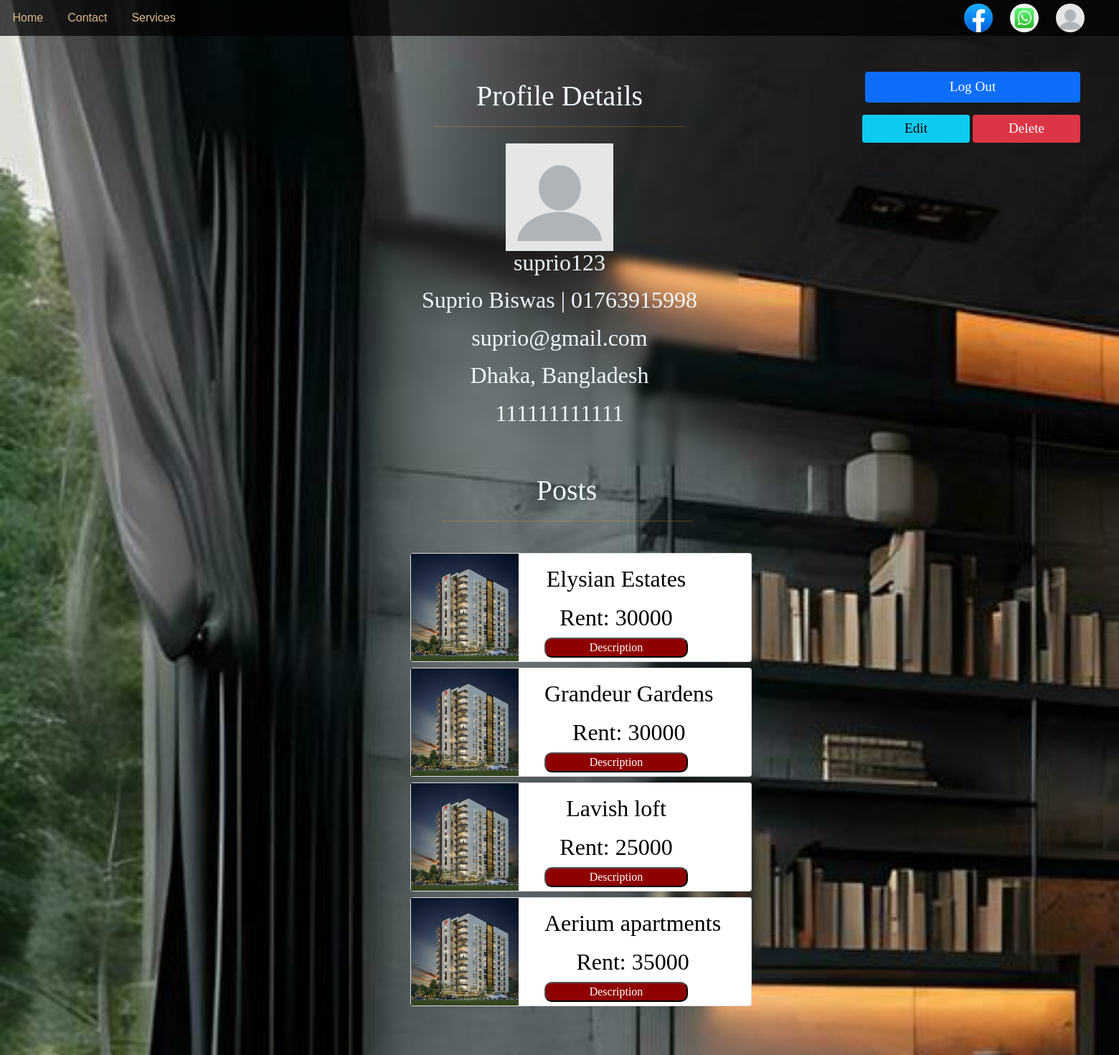
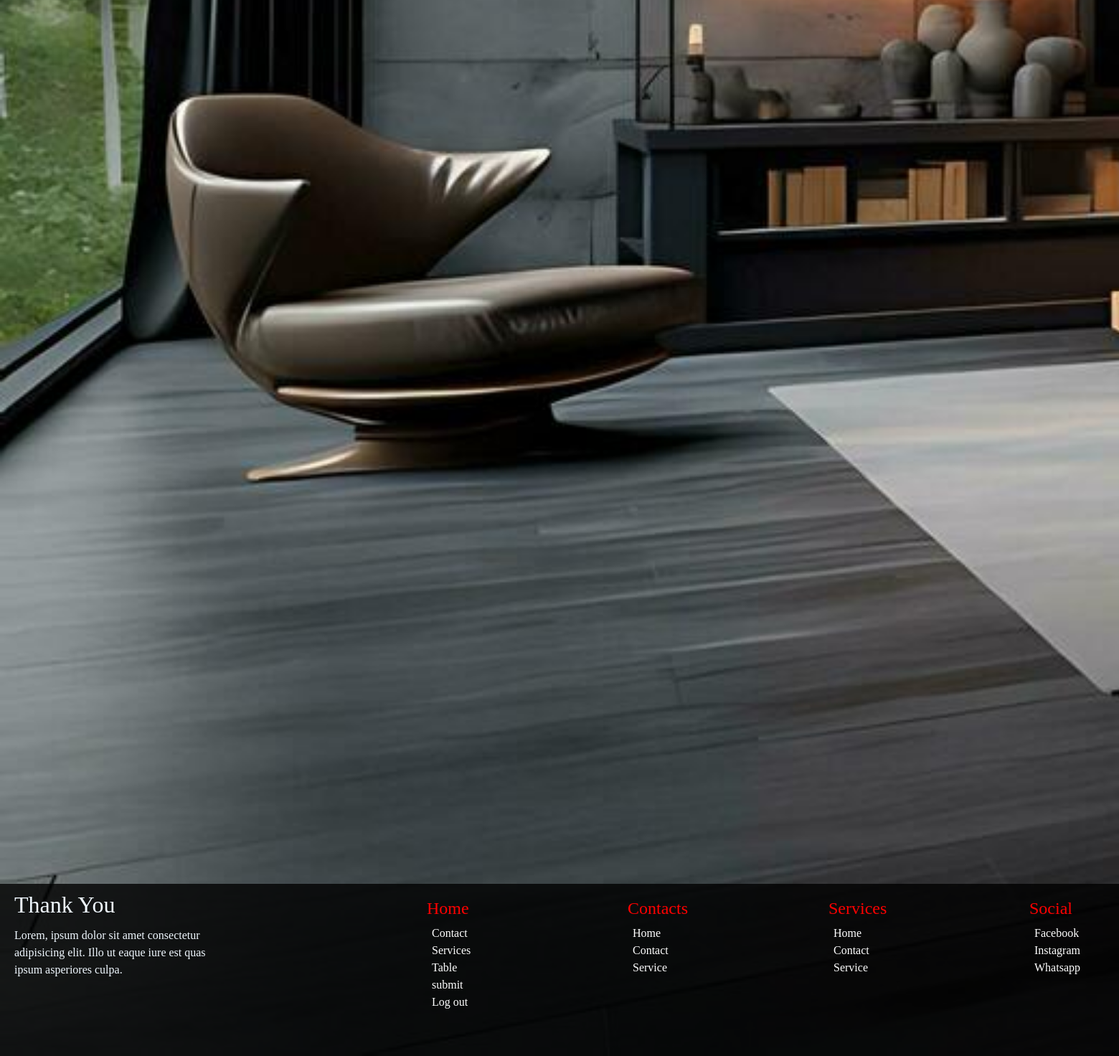
/php/profile.php?id=154 (signed in), run on the app's committed database (2 pictures, top to bottom).
### tables this page shows
CREATE TABLE `user` (
  `user_id` int(11) NOT NULL,
  `user_name` varchar(255) DEFAULT NULL,
  `name` varchar(255) DEFAULT NULL,
  `phone_number` varchar(255) DEFAULT NULL,
  `mail` varchar(255) DEFAULT NULL,
  `address` text DEFAULT NULL,
  `nid` varchar(255) DEFAULT NULL,
  `password` varchar(255) DEFAULT NULL
);

CREATE TABLE `flat` (
  `flat_id` int(11) NOT NULL,
  `owner_id` int(11) DEFAULT NULL,
  `name` varchar(255) DEFAULT NULL,
  `area` varchar(255) DEFAULT NULL,
  `size` varchar(255) DEFAULT NULL,
  `BHK` varchar(255) DEFAULT NULL,
  `address` varchar(255) DEFAULT NULL,
  `price` varchar(255) DEFAULT NULL,
  `category` varchar(255) DEFAULT NULL,
  `image` varchar(255) DEFAULT NULL,
  `image2` varchar(255) NOT NULL,
  `image3` varchar(255) NOT NULL,
  `image4` varchar(255) NOT NULL,
  `status` tinyint(1) DEFAULT NULL,
  `time` time DEFAULT NULL,
  `date` date DEFAULT NULL
);

### php/profile.php (the view, shortened to what this page needs)
<?php
require_once "database.php";
?>
<?php
if (!isset($_SESSION["username"])){
    header("location:index.php");
}
else{
$ID=$_GET['id'];
$query1 = "SELECT * FROM user WHERE `user_id`=$ID";
$query2 = "SELECT * FROM flat WHERE `owner_id`=$ID";
$data = mysqli_query($con, $query1);
$data2 =mysqli_query($con, $query2);
$output = mysqli_fetch_all($data,MYSQLI_ASSOC);
}
?>
<!DOCTYPE html>
<html lang="en">
<head>
    <link rel="stylesheet" href="https://cdnjs.cloudflare.com/ajax/libs/font-awesome/6.4.0/css/all.min.css" />
    <link href="https://cdn.jsdelivr.net/npm/bootstrap@5.0.2/dist/css/bootstrap.min.css" rel="stylesheet">
    <link rel="stylesheet" type="text/css" href="../css/style.css">
    <link rel="stylesheet" type="text/css" href="../css/header.css">
    <link rel="stylesheet" type="text/css" href="../css/footer.css">
    <link rel="stylesheet" type="text/css" href="../css/profile.css">
</head>
<body>
    <?php include "header.php"?>
    <main>
    <div class="container">
        <?php include "message.php" ?>
   <h1>Profile Details</h1>
     <hr>
     <img  src="../image/user.webp" id="img" width="150" height="150" alt="">
     <h2><?= $output[0]["user_name"]?></h2>
     <h2><?= $output[0]["name"]?> | <?= $output[0]["phone_number"]?></h2>
     <h2><?= $output[0]["mail"]?></h2>
     <h2><?= $output[0]["address"]?></h2>
     <h2><?= $output[0]["nid"]?></h2>
</div>
<div class="photos">
  <h1>Posts</h1>
  <hr>
  <div class="images">
  <div class="container py-5">
    <div class="col mt-4">
<?php
while($row = mysqli_fetch_assoc($data2))
{
?>
      <div class="row-mb-3 mt-2">
          <div class="card mb-2">
              <img src="../image/<?= $row["image"]?>" width="150px" height="150px" alt="">
              <div class="card-body">
            <div class="info">
             <h2 class="title"><?= $row["name"]; ?></h2>
             <h2 class="Email">Rent: <?= $row["price"]; ?></h2>
            </div>
             <a href="description.php?id=<?= $row["flat_id"]; ?>"><button>Description</button></a>
            </div>
         </div>
      </div>
      <?php
 }
?>
    </div>
</div>
  </div>
</div>
<div class="buttons">
<a href="logout.php"><button class="btn btn-primary">Log Out</button></a>
   <?php
   if($ownerid['user_id'] === $output[0]['user_id']) {
    ?>
    <div class="options">
    <button type="button" class='btn btn-info btn-sm' id="edit">Edit</button>
    <button class='btn btn-danger btn-sm' data-delete="<?= $output[0]["user_id"]?>">Delete</button>
    </div>
    <?php
}
?>
</div>
    </main>
<div class="scroll">
    <?php include "footer.php" ?>
</div>
</body>
</html>

### css/style.css (style rules this page uses)
* { margin: 0; padding: 0; box-sizing: border-box; }
body { background-image: url("../image/bg3.jpg"); background-repeat: no-repeat; background-size: cover; background-attachment: fixed; display: flex; height: auto; flex-direction: column; }
.btn { width: 150px; font-size:larger; }
a { color:black; text-decoration: none; }
.card button { background-color: rgb(143, 0, 0); color: white; border-radius: 10px; width: 200px; }
.title { display: flex; }
.info { display: flex; flex-direction: row; gap: 8px; }
.card-body { position: absolute; left: 170px; }
.container { position: relative; top: 100px; }
.scroll { margin-top: 100%; }

### css/footer.css (style rules this page uses)
* { font-family: 'Times New Roman', Times, serif; }

### css/profile.css (style rules this page uses)
.container { display: flex; justify-content: center; flex-direction: column; align-content: center; background: transparent; backdrop-filter: blur(7px); border-radius: 20px; width: 500px; height: 550px; gap: 6px; }
h1 { color:aliceblue; position: absolute; align-self: center; top:10px; }
hr { width: 350px; height: 200px; color: rgb(248, 188, 7); position: absolute; align-self: center; top:60px; }
#img { position: absolute; top: 100px; align-self: center; }
.container h2 { color:aliceblue; position: relative; align-self: center; top:100px; }
.buttons { display: flex; flex-direction: row; position: relative; top:-1000px; left: 60%; gap: 6px; }
.btn-primary { width: 300px; position: relative; left: 270px; }
.options { position: relative; top: 60px; right: 40px; }
.photos { display: flex; flex-direction: column; position: relative; left: 10px; top: 100px; }
.images { display: flex; flex-direction: row; position: relative; left: 20px; gap: 9px; top: 50px; }
.info { display: flex; flex-direction: column; gap: 8px; position: relative; top: -100px; }
.info h2 { color: black; }

### data on the page
user: user_name "suprio123", name "Suprio Biswas", phone_number "01763915998", mail "suprio@gmail.com", address "Dhaka, Bangladesh", nid "111111111111"
flat: image (picture), name "Elysian Estates", price "30000"
flat: image (picture), name "Grandeur Gardens", price "30000"
flat: image (picture), name "Lavish loft", price "25000"
flat: image (picture), name "Aerium apartments", price "35000"
